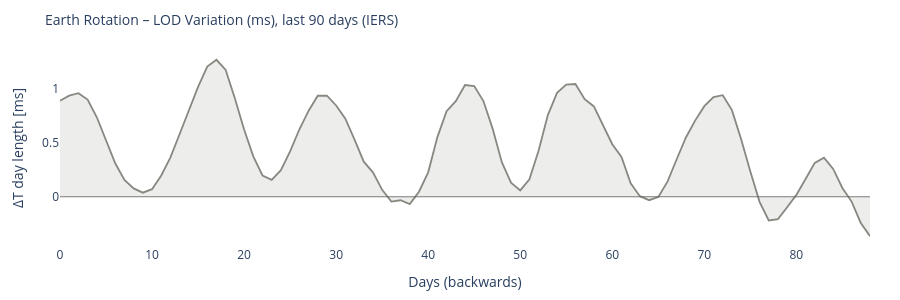

Notebook code cell kept with this figure:
### Code cell
# ============================================================
# EARTH ROTATION – LOD variation (if IERS available)
# ============================================================

lod_col = None
if df_iers is not None:
    lod_col = next((c for c in df_iers.columns if 'lod' in c), None)

if df_iers is not None and lod_col:
    fig = go.Figure()
    fig.add_trace(go.Scatter(
        y=df_iers[lod_col].values,
        mode='lines',
        line=dict(color='#888780', width=1.8),
        fill='tozeroy', fillcolor='rgba(136,135,128,0.15)',
        name='LOD'
    ))
    fig.add_hline(y=0, line_color='#5F5E5A', line_width=0.8)
    fig.update_layout(
        title=dict(text='Earth Rotation – LOD Variation (ms), last 90 days (IERS)', font=dict(size=14)),
        xaxis_title='Days (backwards)', yaxis_title='ΔT day length [ms]',
        height=300,
        plot_bgcolor='rgba(0,0,0,0)', paper_bgcolor='rgba(0,0,0,0)',
        margin=dict(l=60, r=30, t=50, b=40)
    )
    fig.show()
else:
    print('IERS LOD data unavailable or column not found.')
    print('Reference: nominal day length =', CONSTANTS['sidereal_day_s'], 's')

### Figure 1 — Plotly figure (JSON) as saved in the notebook; plotly's stock layout.template omitted (floating-point values rounded to 4 significant figures)
{"data": [{"fill": "tozeroy", "fillcolor": "rgba(136,135,128,0.15)", "line": {"color": "#888780", "width": 1.8}, "mode": "lines", "name": "LOD", "type": "scatter", "y": [0.8929, 0.9402, 0.9633, 0.9045, 0.7392, 0.528, 0.3113, 0.1555, 0.0777, 0.0379, 0.0705, 0.1983, 0.3662, 0.584, 0.8048, 1.023, 1.21, 1.274, 1.18, 0.9142, 0.625, 0.3759, 0.1979, 0.1567, 0.2475, 0.4227, 0.6256, 0.7985, 0.9394, 0.9399, 0.849, 0.726, 0.5309, 0.326, 0.2272, 0.064, -0.0455, -0.0324, -0.0678, 0.047, 0.2273, 0.5551, 0.7966, 0.8888, 1.039, 1.03, 0.8904, 0.6339, 0.3219, 0.1305, 0.0591, 0.163, 0.43, 0.7595, 0.9666, 1.043, 1.049, 0.9069, 0.84, 0.6705, 0.4889, 0.3712, 0.1259, 0.0052, -0.032, -0.0022, 0.14, 0.3489, 0.5514, 0.708, 0.8426, 0.9261, 0.9445, 0.8058, 0.5352, 0.2359, -0.0475, -0.2206, -0.2078, -0.0971, 0.0172, 0.1653, 0.315, 0.3634, 0.2588, 0.0821, -0.0448, -0.2436, -0.3669]}], "layout": {"height": 300, "margin": {"b": 40, "l": 60, "r": 30, "t": 50}, "paper_bgcolor": "rgba(0,0,0,0)", "plot_bgcolor": "rgba(0,0,0,0)", "shapes": [{"line": {"color": "#5F5E5A", "width": 0.8}, "type": "line", "x0": 0, "x1": 1, "xref": "x domain", "y0": 0, "y1": 0, "yref": "y"}], "title": {"font": {"size": 14}, "text": "Earth Rotation – LOD Variation (ms), last 90 days (IERS)"}, "xaxis": {"title": {"text": "Days (backwards)"}}, "yaxis": {"title": {"text": "ΔT day length [ms]"}}}}
